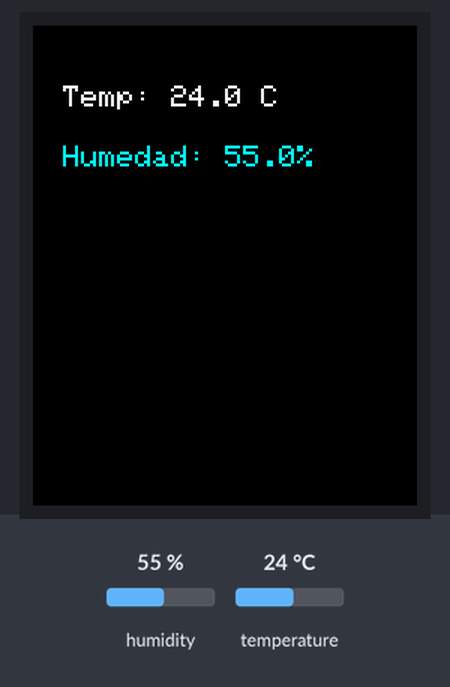
Bench run of a program on a simulated MicroPython board. On the bench: 128×160 colour display. The inputs (shaded band) are chosen by the test bench; at power-on: humidity 55 %, temperature 24 °C. Library files of the repository ran but are not shown: ST7735.py, sysfont.py.

Above: at 1.2 s.
1.3 s: humidity set to 22 %
At 2.9 s:
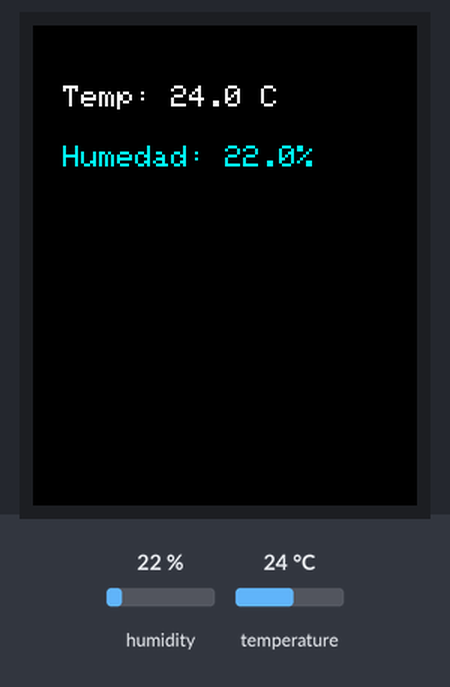
4.8 s: temperature set to 12 °C
At 6.2 s:
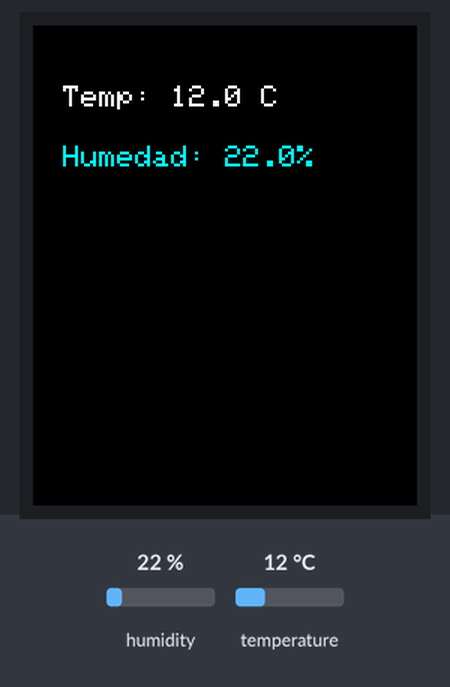
7.0 s: humidity set to 40 %
At 8.0 s:
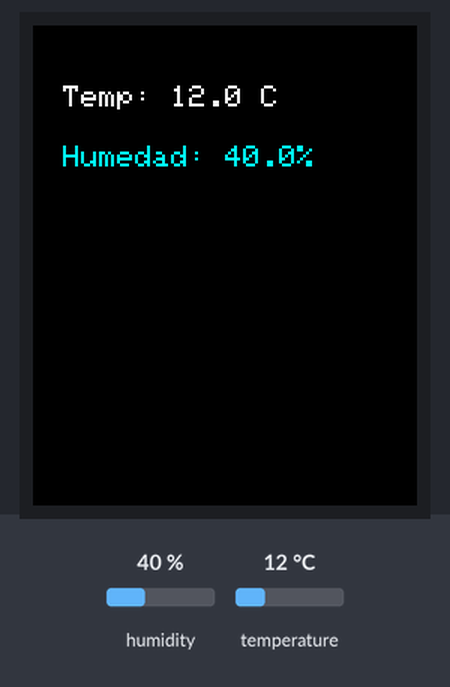
10.2 s: temperature set to 19 °C
Timing chart, 0 to 13.2 s (numbered marks = the images above; inputs shaded):
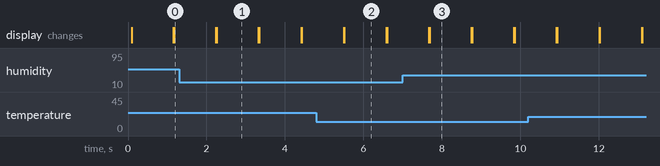

Measured:
- after the input at 1.3 s, the display: first differs from a run without the input after 0.96 s (image 1)
- after the input at 4.8 s, the display: first changes after 0.69 s (image 2 shows a later state)
- after the input at 7.0 s, the display: first differs from a run without the input after 0.69 s (image 3)
- what the display in image 1 shows lasts 1.0 s, from 2.3 s to 3.3 s

The program:

Ex_men.py
```python
from machine import Pin, SPI
import dht
import time
import ST7735
import sysfont

spi = SPI(1, baudrate=20000000, polarity=0, phase=0, sck=Pin(14), mosi=Pin(13))
tft = ST7735.TFT(spi, aDC=16, aReset=17, aCS=18)
tft.initr()

sensor = dht.DHT11(Pin(4))

def mostrar_temperatura():
    while True:
        try:
            sensor.measure()
            temp = sensor.temperature()
            hum = sensor.humidity()

            tft.fill(tft.BLACK)
            tft.text((10, 20), "Temp: {:.1f} C".format(temp), tft.WHITE, sysfont.sysfont)
            tft.text((10, 40), "Humedad: {:.1f}%".format(hum), tft.CYAN, sysfont.sysfont)

            time.sleep(1)

        except Exception as e:
            print("Error:", e)
            time.sleep(1)

mostrar_temperatura()
```
